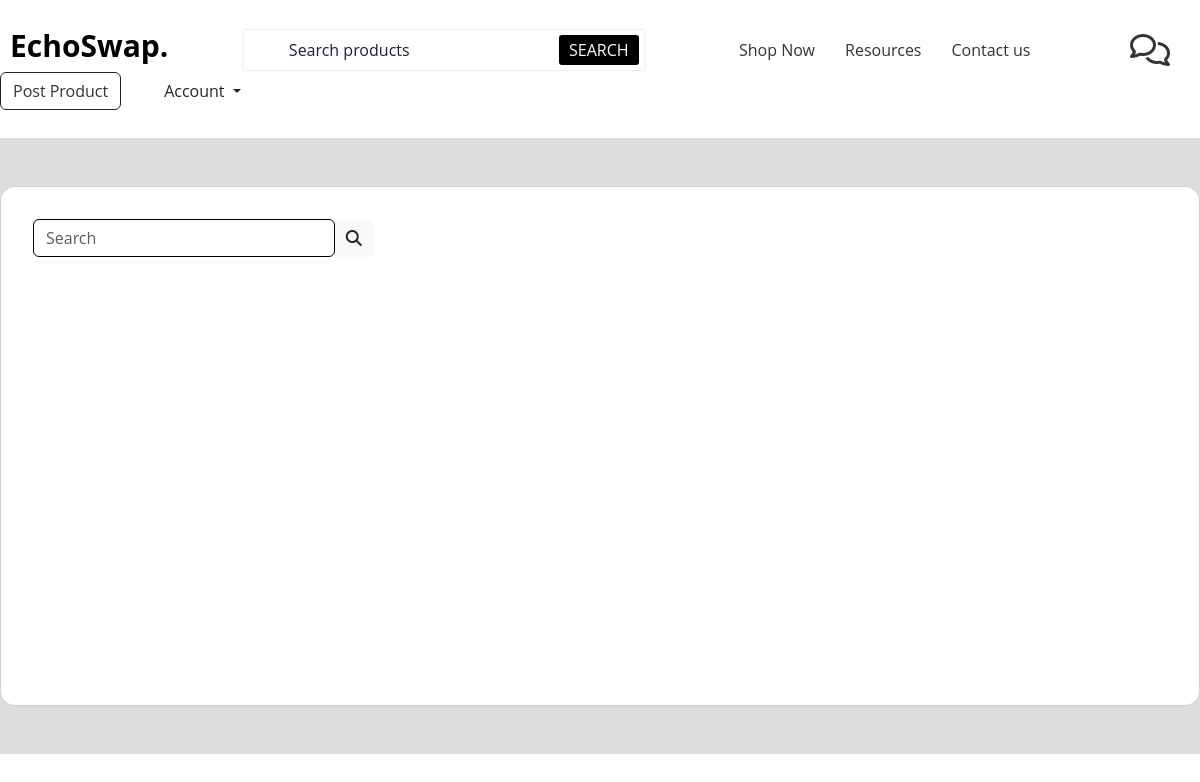
/chat.php (signed in), run on an earlier commit of the app's database.
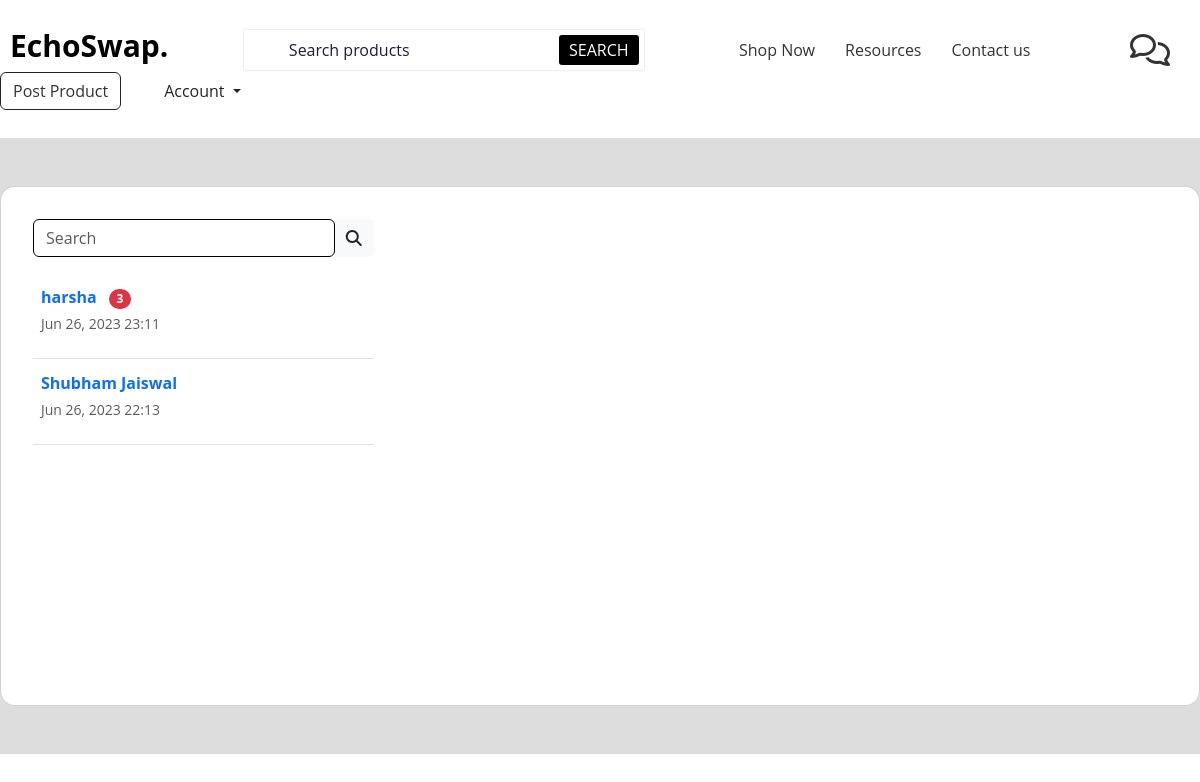
And on a later commit of the database.
### tables this page shows
CREATE TABLE `users` (
  `id` varchar(255) NOT NULL,
  `name` varchar(255) NOT NULL,
  `number` bigint(255) NOT NULL,
  `email` varchar(255) NOT NULL,
  `password` varchar(255) NOT NULL
);

### chat.php (the view, shortened to what this page needs)
<?php
include 'config.php';
if (isset($_COOKIE['user_id'])) {
    $user_id = $_COOKIE['user_id'];
} else {
    $user_id = '';
    header('location:login.php');
}
?>
<!DOCTYPE html>
<html lang="en">
<head>
    <link href="https://cdn.jsdelivr.net/npm/bootstrap@5.3.0/dist/css/bootstrap.min.css" rel="stylesheet"
 />
    <link rel="stylesheet" href="https://cdnjs.cloudflare.com/ajax/libs/font-awesome/6.2.0/css/all.min.css">
    <link rel="stylesheet" href="css/complete.css">
</head>
<body>
    <?php include "Header2.php" ?>
    <section style="background-color: #DDD;">
        <div class="chat_container py-5">
            <div class="row">
                <div class="col-md-12">
                    <div class="card" id="chat3" style="border-radius: 15px;">
                        <div class="card-body">
                            <div class="row">
                                <div class="col-md-6 col-lg-5 col-xl-4 mb-4 mb-md-0">
                                    <div class="p-3">
                                        <div class="input-group rounded mb-3">
                                            <input type="search" class="form-control rounded" placeholder="Search"
                                                aria-label="Search" aria-describedby="search-addon" />
                                            <span class="input-group-text border-0" id="search-addon">
                                                <i class="fas fa-search"></i>
                                            </span>
                                        </div>
                                        <div class="user_interface" data-mdb-perfect-scrollbar="true"
                                            style="position: relative; height: 400px">
                                            <ul class="list-unstyled mb-0">
                                                <?php
                                                $query = "SELECT DISTINCT users.id, users.name FROM users
                                                        LEFT JOIN chat ON users.id = chat.receiver_id
                                                        WHERE chat.sender_id = '$user_id' OR users.id IN (SELECT sender_id FROM chat WHERE receiver_id = '$user_id')
                                                        OR users.id = (SELECT sender_id FROM chat WHERE receiver_id = '$user_id' ORDER BY msg_date ASC LIMIT 1)
                                                        ORDER BY users.name ASC";
                                                $run_user = mysqli_query($conn, $query);
                                                while ($row = mysqli_fetch_assoc($run_user)) {
                                                    $userid = $row['id'];
                                                    $user_name = $row['name'];
                                                    $unread_query = "SELECT COUNT(*) AS unread_count, MAX(msg_date) AS last_msg_date FROM chat WHERE sender_id = '$userid' AND receiver_id = '$user_id' AND msg_status = 'unread'";
                                                    $run_unread = mysqli_query($conn, $unread_query);
                                                    $unread_row = mysqli_fetch_assoc($run_unread);
                                                    $unread_count = $unread_row['unread_count'];
                                                    $last_msg_date = $unread_row['last_msg_date'];
                                                    $chat_history_query = "SELECT MAX(msg_date) AS last_msg_date FROM chat WHERE (sender_id = '$userid' AND receiver_id = '$user_id') OR (sender_id = '$user_id' AND receiver_id = '$userid')";
                                                    $run_chat_history = mysqli_query($conn, $chat_history_query);
                                                    $chat_history_row = mysqli_fetch_assoc($run_chat_history);
                                                    $last_chat_date = $chat_history_row['last_msg_date'];
                                                    $display_date = ($last_msg_date != null) ? $last_msg_date : $last_chat_date;
                                                    echo '<li class="p-2 border-bottom">
                                                        <a href="chat.php?userid=' . $userid . '" class="d-flex justify-content-between">
                                                            <div class="d-flex flex-row">
                                                                <div class="pt-1">
                                                                    <p class="fw-bold mb-0"><a href="chat.php?userid=' . $userid . '" style="text-decoration:none">' . $user_name . '</a></p>
                                                                </div>';
                                                    if ($unread_count > 0) {
                                                        echo '<div class="pt-1" style="margin-left:12px">
                                                                        <span class="badge bg-danger rounded-pill">' . $unread_count . '</span>
                                                                    </div>';
                                                    }
                                                    echo '</div>
                                                            <div class="pt-1">
                                                                <p class="small text-muted">' . ($display_date ? date("M d, Y H:i", strtotime($display_date)) : "Just now") . '</p>
                                                            </div>
                                                        </a>
                                                    </li>';
                                                }
                                                ?>
                                            </ul>
                                        </div>
                                    </div>
                                </div>
                            </div>
                        </div>
                    </div>
                </div>
            </div>
        </div>
    </section>
</body>
</html>

### Header2.php (shortened to what this page needs)
<div class="back-ground" id="fix">
    <div class="navbar">
        <div class="navbar-container">
            <a href="index.php" style="text-decoration:None;color:black">
                <h1 id="title_main">EchoSwap.</h1>
            </a>
            <div class="search_box_wrapper search_main">
                <div class="search_box_item search_box_item_1">
                    <form action="" method="post">
                        <div class="search_box">
                            <input type="text" class="input_search" placeholder="Search products" name="searchTerm" />
                        </div>
                        <button type="submit" name="search">Search</button>
                    </form>
                </div>
            </div>&nbsp;
            <nav class="nav-links">
                <a href="shop_main.php" class="mr-6 links clicked">Shop Now</a>
                <a href="index.php#Resources" class="mr-6 links clicked">Resources</a>
                <a href="#fotr-Footer" class="mr-6 links clicked">Contact us</a>
            </nav>
            <a href="chat.php" class="mr-6 links clicked"><i class="fa-sharp fa-regular fa-comments fa-2xl"></i></a>
            <div class="nav-click">
                <div class="nav-buttons">
                    <a role="button" class="button-nav btn btn-outline-dark post" href="post.php">
                        Post Product
                    </a>
                    <div class="dropdown account">
                        <button class="btn btn btn-outline-darkbtn-secondary dropdown-toggle" type="button"
                            id="dropdownMenuButton" data-toggle="dropdown" aria-haspopup="true" aria-expanded="false">
                            Account
                        </button>
                    </div>
                </div>
            </div>
        </div>
    </div>
</div>

### css/complete.css (style rules this page uses)
#title_main { font-size: 30px; font-weight: bold; margin-left: 10px; color: black; text-decoration: none; font-family: system-ui, -apple-system, BlinkMacSystemFont, "Segoe UI", Roboto, "Helvetica Neue", Arial, "Noto Sans", sans-serif, "Apple Color Emoji", "Segoe UI Emoji", "Segoe UI Symbol", "Noto Color Emoji"; }
* { margin: 0; padding: 0; box-sizing: border-box; outline: none; list-style: none; font-family: "Open Sans", sans-serif; }
::placeholder { color: #1d1e3c; opacity: 1; }
.search_box_wrapper .search_box_item { position: relative; height: 40px; width: 400px; max-width: 100%; box-shadow: 0 0 2px rgba(0, 0, 0, 0.2); }
.search_box_wrapper .search_box_item .search_box { height: 40px; }
.search_box_wrapper .search_box_item .input_search { background: #fff; border: 0; border-radius: 3px; color: #1d1e3c; width: 100%; height: 100%; }
.search_box_wrapper .search_box_item button { width: 80px; height: 30px; position: absolute; top: 5px; border-radius: 3px; border: 0; display: block; background: black; color: #fff; cursor: pointer; text-transform: uppercase; transition: all 0.5s ease; }
.search_box_wrapper .search_box_item.search_box_item_1 .input_search { padding: 10px 140px 10px 45px; }
.search_box_wrapper .search_box_item.search_box_item_1 button { right: 5px; }
.back-ground { background-color: #ffffff; }
.back-ground a { display: block; text-decoration: none; color: #333; margin-right: 30px; }
#fix { position: sticky; top: 0; z-index: 1; }
.back-ground .navbar { position: relative; margin-left: auto; margin-right: auto; color: #374151; max-width: 80rem; }
.button-nav { margin-right: 50px; }
body { font-family: system-ui, -apple-system, BlinkMacSystemFont, "Segoe UI", Roboto, "Helvetica Neue", Arial, "Noto Sans", sans-serif, "Apple Color Emoji", "Segoe UI Emoji", "Segoe UI Symbol", "Noto Color Emoji"; }
#chat3 .form-control { border-color: black; }
.chat_container { overflow: hidden; }
.user_interface { overflow-y: scroll; }
.small { width: 90%; }

What changed in the data, as far as the page shows it:
now on this page (row unchanged): users: name "harsha", unread_count "3", display_date "Jun 26, 2023 23:11"
added users: name "Shubham Jaiswal", display_date "Jun 26, 2023 22:13"
